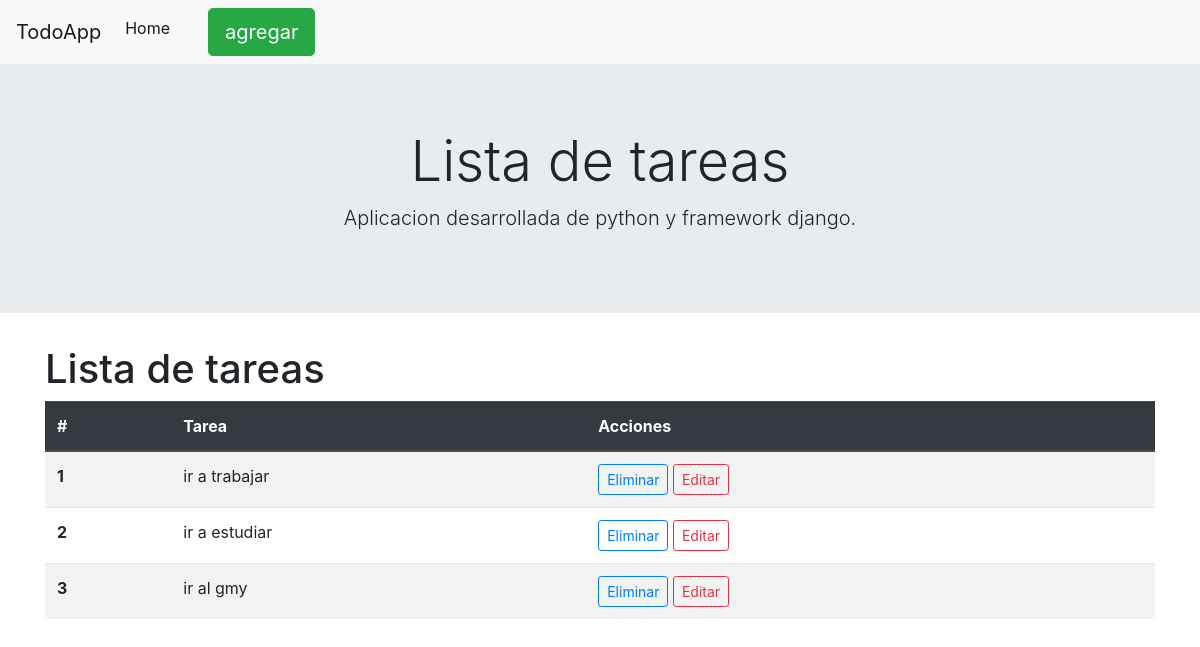
Before: / with the older database file.
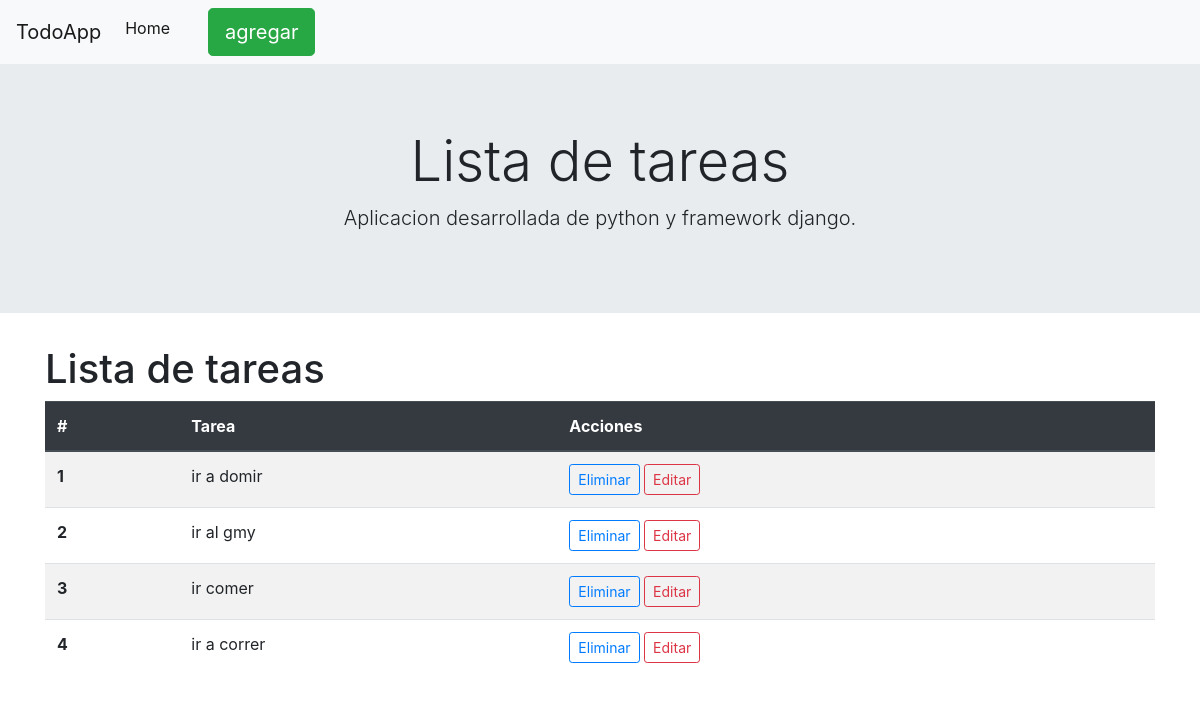
After: the same page with the newer database file.
### todo/models.py (models this page shows)
class Tarea (models.Model):
    Tarea=models.CharField(max_length=100)
    def __str__(self):
        return self.Tarea

### todo/views.py (the view)
# urls.py: path("",views.home,name="home"),
def home(request):
    tareas=Tarea.objects.all()
    context={"tareas":tareas}
    return render(request,"todo/home.html",context)

### todo/templates/todo/home.html
{% extends "todo/layout.html" %}
{% block content %}
<div class="container">
<h1>Lista de tareas</h1>
<table class="table table-striped">
  <thead class="thead-dark">
    <tr>
      <th scope="col">#</th>
      <th scope="col">Tarea</th>
      <th scope="col">Acciones</th>
    </tr>
  </thead>
  <tbody>
    {% for tarea in tareas %}
    <tr>
      <th scope="row">{{ forloop.counter }}</th>
      <td>{{ tarea }}</td>
      <td>
        <a class="btn btn-outline-primary btn-sm" href="{% url 'eleminar' tarea.id %}">Eliminar</a>
        <a class="btn btn-outline-danger btn-sm" href="{% url 'editar' tarea.id %}">Editar</a>
      </td>
    </tr>
    {% endfor %}
  </tbody>
</table>
{% endblock %}

### todo/templates/todo/layout.html (shortened to what this page needs)
<!DOCTYPE html>
<!doctype html>
<html lang="es">
  <head>
    <link rel="stylesheet" href="https://cdn.jsdelivr.net/npm/bootstrap@4.6.2/dist/css/bootstrap.min.css">
  </head>
  <body>
    <nav class="navbar navbar-expand-lg navbar-light bg-light">
      <a class="navbar-brand" href="#">TodoApp</a>
      <div class="collapse navbar-collapse" id="navbarSupportedContent">
        <ul class="navbar-nav mr-auto">
          <li class="nav-item active">
            <a class="nav-link" href="{% url 'home'%}">Home <span class="sr-only">(current)</span></a>
          </li>
          <div class="container text-center mb-4"></div>
          <a href="{% url 'agregar' %}"class="btn btn-success btn-lg">agregar</a>
      </div>
    </nav>
    <div class="jumbotron jumbotron-fluid">
      <div class="container text-center">
        <h1 class="display-4">Lista de tareas</h1>
        <p class="lead">Aplicacion desarrollada de python y framework django.</p>
      </div>
    </div>
    {% block content %}
    {% endblock %}
  </body>
</html>

Changed rows visible on the page:
removed Tarea: Tarea "ir a trabajar"
changed Tarea: Tarea "ir a estudiar" → "ir a domir"
added Tarea: Tarea "ir comer"
added Tarea: Tarea "ir a correr"
